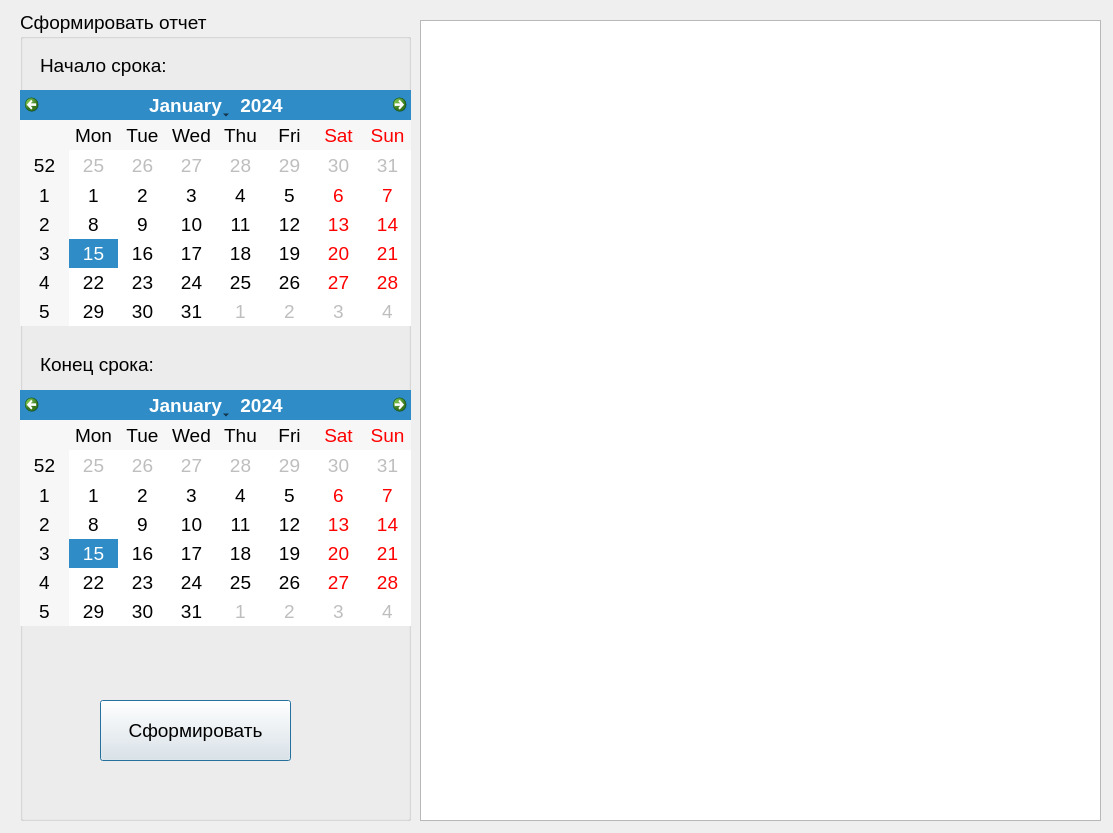
<?xml version="1.0" encoding="UTF-8"?>
<ui version="4.0">
 <class>Dialog</class>
 <widget class="QDialog" name="Dialog">
  <property name="geometry">
   <rect>
    <x>0</x>
    <y>0</y>
    <width>1113</width>
    <height>833</height>
   </rect>
  </property>
  <property name="windowTitle">
   <string>Dialog</string>
  </property>
  <widget class="QGroupBox" name="groupBox">
   <property name="geometry">
    <rect>
     <x>20</x>
     <y>10</y>
     <width>391</width>
     <height>811</height>
    </rect>
   </property>
   <property name="font">
    <font>
     <pointsize>14</pointsize>
    </font>
   </property>
   <property name="title">
    <string>Сформировать отчет</string>
   </property>
   <widget class="QPushButton" name="Form">
    <property name="geometry">
     <rect>
      <x>80</x>
      <y>690</y>
      <width>191</width>
      <height>61</height>
     </rect>
    </property>
    <property name="text">
     <string>Сформировать</string>
    </property>
   </widget>
   <widget class="QLabel" name="label">
    <property name="geometry">
     <rect>
      <x>20</x>
      <y>40</y>
      <width>151</width>
      <height>31</height>
     </rect>
    </property>
    <property name="text">
     <string>Начало срока:</string>
    </property>
   </widget>
   <widget class="QLabel" name="label_2">
    <property name="geometry">
     <rect>
      <x>20</x>
      <y>339</y>
      <width>151</width>
      <height>31</height>
     </rect>
    </property>
    <property name="text">
     <string>Конец срока:</string>
    </property>
   </widget>
   <widget class="QCalendarWidget" name="Start">
    <property name="geometry">
     <rect>
      <x>0</x>
      <y>80</y>
      <width>392</width>
      <height>236</height>
     </rect>
    </property>
   </widget>
   <widget class="QCalendarWidget" name="End">
    <property name="geometry">
     <rect>
      <x>0</x>
      <y>380</y>
      <width>392</width>
      <height>236</height>
     </rect>
    </property>
   </widget>
  </widget>
  <widget class="QTableWidget" name="tableWidget">
   <property name="geometry">
    <rect>
     <x>420</x>
     <y>20</y>
     <width>681</width>
     <height>801</height>
    </rect>
   </property>
  </widget>
 </widget>
 <resources/>
 <connections/>
</ui>
